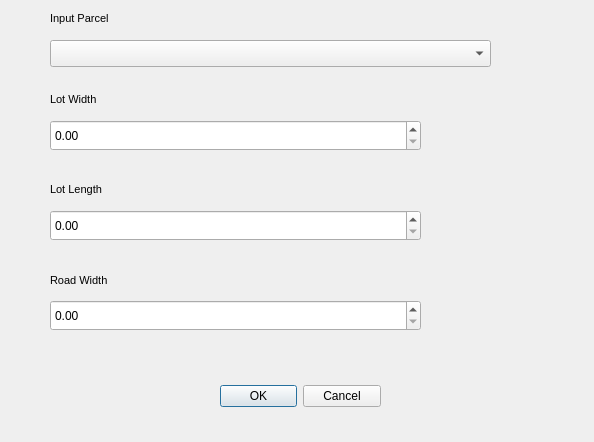
<?xml version="1.0" encoding="UTF-8"?>
<ui version="4.0">
 <class>SubDivDialogBase</class>
 <widget class="QDialog" name="SubDivDialogBase">
  <property name="geometry">
   <rect>
    <x>0</x>
    <y>0</y>
    <width>594</width>
    <height>442</height>
   </rect>
  </property>
  <property name="windowTitle">
   <string>Subdivision</string>
  </property>
  <widget class="QDialogButtonBox" name="button_box">
   <property name="geometry">
    <rect>
     <x>220</x>
     <y>380</y>
     <width>161</width>
     <height>32</height>
    </rect>
   </property>
   <property name="orientation">
    <enum>Qt::Horizontal</enum>
   </property>
   <property name="standardButtons">
    <set>QDialogButtonBox::Cancel|QDialogButtonBox::Ok</set>
   </property>
  </widget>
  <widget class="QLabel" name="label">
   <property name="geometry">
    <rect>
     <x>50</x>
     <y>10</y>
     <width>331</width>
     <height>16</height>
    </rect>
   </property>
   <property name="font">
    <font>
     <pointsize>8</pointsize>
    </font>
   </property>
   <property name="text">
    <string>Input Parcel</string>
   </property>
  </widget>
  <widget class="QLabel" name="label_5">
   <property name="geometry">
    <rect>
     <x>50</x>
     <y>90</y>
     <width>281</width>
     <height>18</height>
    </rect>
   </property>
   <property name="font">
    <font>
     <pointsize>8</pointsize>
    </font>
   </property>
   <property name="text">
    <string>Lot Width </string>
   </property>
  </widget>
  <widget class="QDoubleSpinBox" name="dsbLot_Width">
   <property name="geometry">
    <rect>
     <x>50</x>
     <y>120</y>
     <width>371</width>
     <height>31</height>
    </rect>
   </property>
  </widget>
  <widget class="QLabel" name="label_6">
   <property name="geometry">
    <rect>
     <x>50</x>
     <y>180</y>
     <width>281</width>
     <height>18</height>
    </rect>
   </property>
   <property name="font">
    <font>
     <pointsize>8</pointsize>
    </font>
   </property>
   <property name="text">
    <string>Lot Length</string>
   </property>
  </widget>
  <widget class="QDoubleSpinBox" name="dsbLot_Length">
   <property name="enabled">
    <bool>true</bool>
   </property>
   <property name="geometry">
    <rect>
     <x>50</x>
     <y>210</y>
     <width>371</width>
     <height>31</height>
    </rect>
   </property>
  </widget>
  <widget class="QgsMapLayerComboBox" name="cbParcel">
   <property name="geometry">
    <rect>
     <x>50</x>
     <y>40</y>
     <width>441</width>
     <height>27</height>
    </rect>
   </property>
  </widget>
  <widget class="QLabel" name="label_7">
   <property name="geometry">
    <rect>
     <x>50</x>
     <y>270</y>
     <width>271</width>
     <height>21</height>
    </rect>
   </property>
   <property name="font">
    <font>
     <pointsize>8</pointsize>
    </font>
   </property>
   <property name="text">
    <string>Road Width</string>
   </property>
  </widget>
  <widget class="QDoubleSpinBox" name="dsbRoad_Width">
   <property name="enabled">
    <bool>true</bool>
   </property>
   <property name="geometry">
    <rect>
     <x>50</x>
     <y>300</y>
     <width>371</width>
     <height>31</height>
    </rect>
   </property>
  </widget>
 </widget>
 <customwidgets>
  <customwidget>
   <class>QgsMapLayerComboBox</class>
   <extends>QComboBox</extends>
   <header>qgsmaplayercombobox.h</header>
  </customwidget>
 </customwidgets>
 <resources/>
 <connections>
  <connection>
   <sender>button_box</sender>
   <signal>accepted()</signal>
   <receiver>SubDivDialogBase</receiver>
   <slot>accept()</slot>
   <hints>
    <hint type="sourcelabel">
     <x>20</x>
     <y>20</y>
    </hint>
    <hint type="destinationlabel">
     <x>20</x>
     <y>20</y>
    </hint>
   </hints>
  </connection>
  <connection>
   <sender>button_box</sender>
   <signal>rejected()</signal>
   <receiver>SubDivDialogBase</receiver>
   <slot>reject()</slot>
   <hints>
    <hint type="sourcelabel">
     <x>20</x>
     <y>20</y>
    </hint>
    <hint type="destinationlabel">
     <x>20</x>
     <y>20</y>
    </hint>
   </hints>
  </connection>
 </connections>
</ui>
